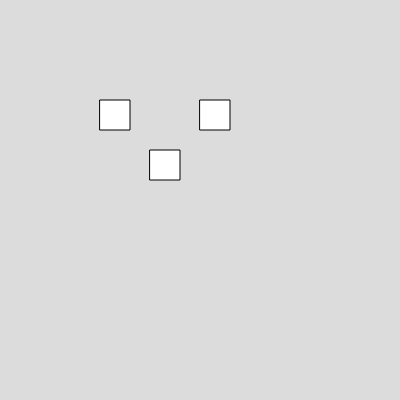
Frame 1 (no input)
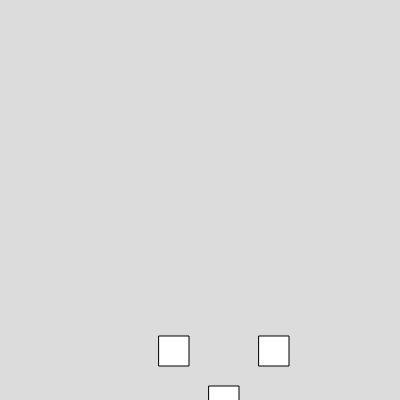
Frame 60 (no input)
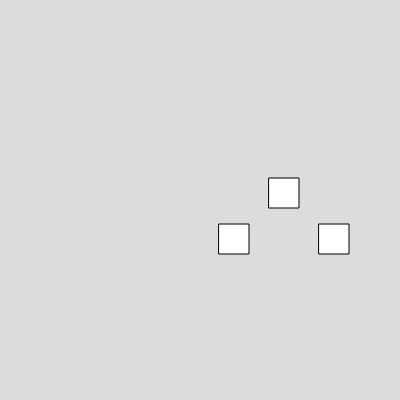
Frame 120 (the mouse pressed at the canvas centre since frame 60)

The p5.js sketch that drew these frames (run headless with seeded random() and noise() and a simulated clock; from frame 60 on, the mouse is pressed at the canvas centre):

// p5.js sketch
// ── sketch.js

function setup() 
{
  createCanvas(400, 400);
  box1 = new Box(100,100,30,30,1,4);
  box2 = new Box(150,150,30,30,1,4);
  box3 = new Box(200,100,30,30,1,4);

}

function draw() 
{
  background(220);

  box1.show();
box1.move();
box1.bounce();

box2.show();
box2.move();
box2.bounce();

box3.show();
box3.move();
box3.bounce();
}


// ── box.js
class Box
  {
    constructor(x,y,w,h,vx,vy)
    {
      this.x =x;
      this.y =y;
      this.w =w;
      this.h = h;
      this.vx = vx;
      this.vy = vy;
    }
    
    show()
    {
      rect(this.x,this.y,this.w,this.h)
    }
    
    move()
    {
      this.x = this.x+this.vx;
      this.y = this.y + this.vy;
    }
      bounce(){
        if(this.x>=width || this.x<=0){
          this.vx = -this.vx;
        }
        if(this.y>=height || this.y<=0){
          this.vy = -this.vy;
        }
      }
  }

  
